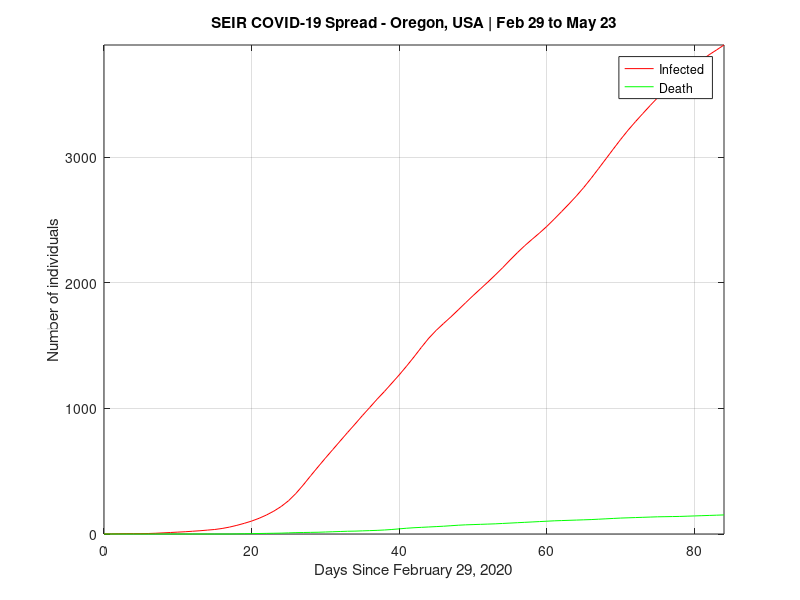

This figure's MATLAB source:
% Plot for COVID-19 spread in Oregon, CA
% Period: February 29, 2020 - May 23, 2020 (85 day span, inclusive) 
% Data from: https://covid19.healthdata.org/united-states-of-america/oregon

t = 0:1:84; 

# Data for susceptible, exposed, and recovered not available on the site. 

i = [1 1 2 3 3 3 4 6 9 12 15 18 22 26 31 36 44 55 69 85 103 125 151 182 219 265 323 391 464 535 605 673 741 809 875 943 1008 1074 1136 1202 1268 1338 1411 1487 1560 1622 1677 1730 1786 1843 1899 1953 2007 2063 2121 2182 2241 2297 2348 2398 2451 2509 2569 2630 2693 2761 2834 2911 2989 3067 3144 3217 3285 3350 3414 3476 3535 3588 3637 3684 3732 3777 3819 3857 3896]; 
d = [0 0 0 0 0 0 0 0 0 0 0 0 0 0 0 0 0 0 1 2 3 4 5 6 7 9 11 12 13 14 16 18 20 22 23 25 27 29 32 36 41 46 50 53 56 59 62 66 70 73 75 77 79 81 84 87 90 93 96 99 102 105 107 109 111 113 115 118 121 124 127 129 131 133 135 137 138 139 140 142 144 146 148 150 152]; 

plot(t, i, 'r;Infected;', t, d, 'g;Death;')
     
xlabel("Days Since February 29, 2020"); 
ylabel("Number of individuals"); 
title("SEIR COVID-19 Spread - Oregon, USA | Feb 29 to May 23"); 
axis("tight"); 
grid on; 




